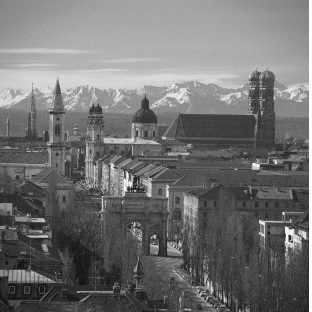
#> input picture Exercises/munich.jpg, 312 x 312 px
$ jupyter execute --allow-errors Exercise_03.ipynb
#> lines starting #> are read from the running program, lines starting #| are printed output that depends on the picture
WS 25/26
# WP5: Neural Computation

Thomas Wachtler
*CNS, Faculty of Biology, LMU Munich*

## Exercise 3

---

---
## 1. The Gabor Filter Model ##

A model for the Simple Cell receptive field is the two-dimensional Gabor Filter,
which is constructed as the product of a sinewave grating with a two-dimensional Gaussian,

$$G(x,y) = \frac{1}{2 \pi \sigma_x \sigma_y} e^{-\frac{x^2}{2 \sigma_x^2}-\frac{y^2}{2 \sigma_y^2}} \cos(kx - \varphi)$$

where $k = \frac{2 \pi}{\lambda}$ is the spatial frequency, $\lambda$ the wavelength (period) of the cosine.

**a)**
The equation above describes a filter with orientation preference perpendicular to the x axis (i.e., vertical).
How would you change the equation to get a preferred orientation of 45 degrees?

**Answer:**
To get an equation of $45$ degrees, we rotate the axis, thus we get
$$
x \to \frac{x-y}{\sqrt{ 2 }}
$$ Thus, we have
$$
G(x,y) = \frac{1}{2 \pi \sigma_x \sigma_y} e^{-\frac{x^2}{2 \sigma_x^2}-\frac{y^2}{2 \sigma_y^2}} \cos(k \frac{x-y}{\sqrt{ 2 }}  - \varphi)
$$

### 1.1. One-dimensional Gabor ###

**b)**
We consider the one-dimensional case, i.e., let $y=0$, $\sigma_y=1$ in the above equation.

Plot $G(x)$ for different values of $\sigma_x$, $\lambda$, and $\varphi$ to understand the contribution
of these parameters to the filter structure.

[cell 1]
import numpy as np
import matplotlib.pyplot as plt

[cell 2]
def G(x, sigma_x, lambda_, phi):
    """ Gabor function

    Parameters
    ----------
    x : array_like
        Input values.
    sigma_x : float
        Standard deviation of the Gaussian envelope.
    lambda_ : float
        Wavelength of the sinusoidal factor.
    phi : float
        Phase offset of the sinusoidal factor.

    Returns
    -------
    gabor : array_like
        Values of the Gabor function at input x.
    """
    gaussian_envelope = np.exp(-x**2 / (2 * sigma_x**2))
    sinusoidal_factor = np.cos(2 * np.pi * x / lambda_ + phi)
    gabor = gaussian_envelope * sinusoidal_factor
    return gabor

# Plot for different sigma_x, lambda_, and phi as 3x3 subplots
sigma_x_values = [0.5, 1.0, 2.0]
lambda_values = [1.0, 2.0, 4.0]
phi_values = [0, np.pi/4, np.pi/2]
x = np.linspace(-10, 10, 400)
fig, axes = plt.subplots(3, 3, figsize=(12, 10))
for i, sigma_x in enumerate(sigma_x_values):
    for j, lambda_ in enumerate(lambda_values):
        phi = phi_values[j]
        gabor_values = G(x, sigma_x, lambda_, phi)
        axes[i, j].plot(x, gabor_values)
        axes[i, j].set_title(f'$\\sigma_x={sigma_x}, \\lambda={lambda_}, \\phi={phi/np.pi:.2f} \\pi$')
        axes[i, j].grid()
plt.tight_layout()
plt.show()
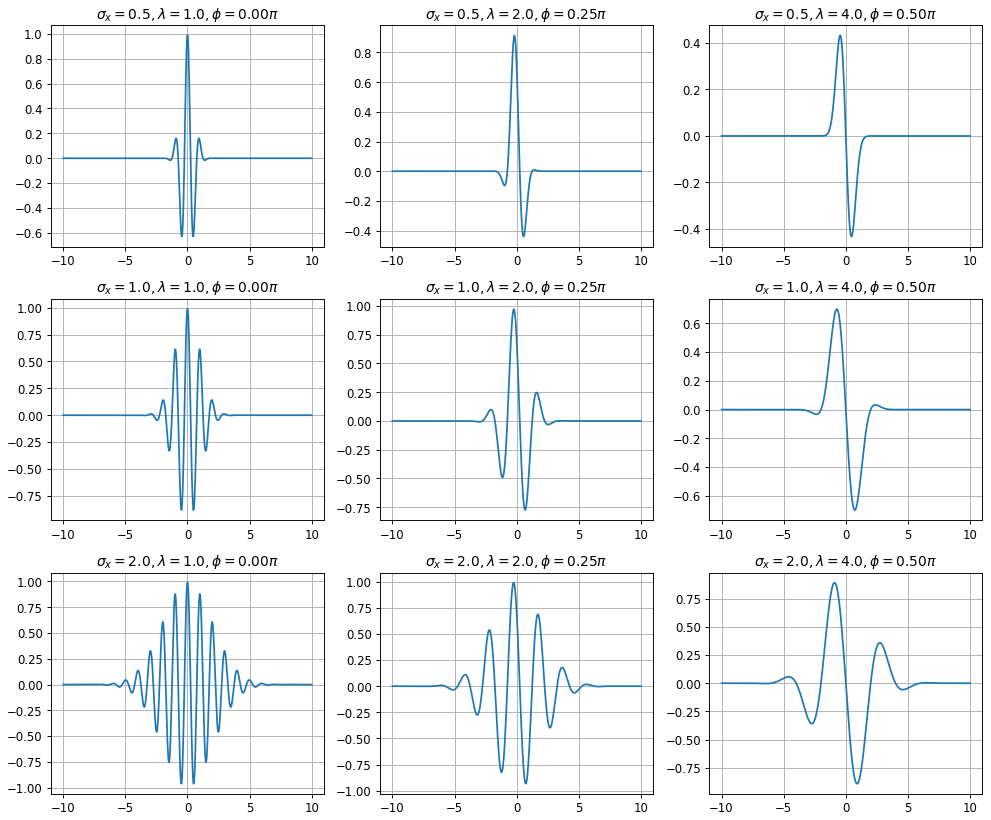
#> figure drawn by matplotlib, 9 panels; panel 1: curve peaks at x = 0.0251, y = 0.986; panel 2: curve peaks at x = -0.175, y = 0.915; panel 3: curve peaks at x = -0.476, y = 0.432; panel 4: curve peaks at x = 0.0251, y = 0.987

**c)**
Find a parameter combination for which you get an even-symmetrical Gabor that
has a positive central peak, two negative side peaks, and negligible further peaks.

[cell 3]
plt.figure(figsize=(6, 3))
plt.plot(x, G(x, 1.0, 3.0, 0), label='phi=0')
plt.show()
#> figure, not shown here; curve peaks at x = 0.0251, y = 0.998

Modify to get an odd-symmetrical filter with otherwise equal parameters

[cell 4]
plt.figure(figsize=(6, 3))
plt.plot(x, G(x, 1.0, 3.0, np.pi/2), label='phi=0')
plt.show()
#> figure, not shown here; curve peaks at x = -0.627, y = 0.794

### 1.2. Two-dimensional Gabor ###

Now we consider the two-dimensional case, but to keep things simple we let $\sigma_x = \sigma_y = \sigma$.

**d)**
Plot the DoG filter that you used to filter the "munich.jpg" image in exercise 4.

Define four even-symmetrical Gabor filters with the properties described in **c)** and
spatial frequency such that the on-off structure approximately matches in size that of the DoG filter
and with four orientations (0, 45, 90, 135 degrees).

[cell 5]
def G_2d(sigma_x, sigma_y, lambda_, phi, theta, size=100):
    """ 2D Gabor function

    Parameters
    ----------
    sigma_x : float
        Standard deviation of the Gaussian envelope in x direction.
    sigma_y : float
        Standard deviation of the Gaussian envelope in y direction.
    lambda_ : float
        Wavelength of the sinusoidal factor.
    phi : float
        Phase offset of the sinusoidal factor.
    theta : float
        Orientation of the Gabor function in radians.
    size : int
        Size of the output 2D array.

    Returns
    -------
    gabor_2d : array_like
        2D array representing the Gabor function.
    """
    x = np.linspace(-size // 2, size // 2, size)
    y = np.linspace(-size // 2, size // 2, size)
    X, Y = np.meshgrid(x, y)

    # Rotate coordinates
    X_theta = X * np.cos(theta) + Y * np.sin(theta)
    Y_theta = -X * np.sin(theta) + Y * np.cos(theta)

    gaussian_envelope = np.exp(-0.5 * ((X_theta**2 / sigma_x**2) + (Y_theta**2 / sigma_y**2)))
    sinusoidal_factor = np.cos(2 * np.pi * X_theta / lambda_ + phi)
    gabor_2d = gaussian_envelope * sinusoidal_factor
    return gabor_2d

# make 4 subplots for 4 theta values
theta_values = [0, np.pi/4, np.pi/2, 3*np.pi/4]
fig, axes = plt.subplots(2, 2, figsize=(10, 10))
axes = axes.ravel()
for i, theta in enumerate(theta_values):
    gabor_2d = G_2d(5.0, 5.0, 10.0, 0, theta, size=100)
    axes[i].imshow(gabor_2d, cmap='gray')
    axes[i].set_title(f'theta={theta*180/np.pi:.0f}°')
    axes[i].axis('off')
plt.tight_layout()
plt.show()
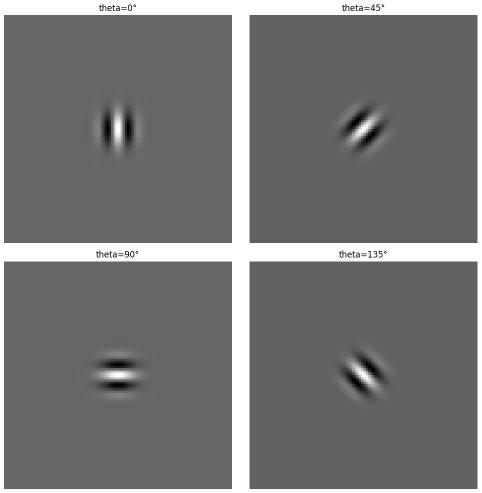
#> figure drawn by matplotlib, 4 panels

**e)**
Convolve the "munich.jpg" image with each of the filters.
Plot the results side by side. Describe.

[cell 6]
# Convolve 'munich.jpg' with each theta of the 2D Gabor function and display results
from scipy.ndimage import convolve
from skimage import io, color

image = io.imread('munich.jpg')
#> image is the input picture: shape (312, 312, 3); min 15, max 255, mean 113.2
gray_image = color.rgb2gray(image)
fig, axes = plt.subplots(2, 2, figsize=(12, 12))
axes = axes.ravel()
for i, theta in enumerate(theta_values):
    gabor_2d = G_2d(5.0, 5.0, 10.0, 0, theta, size=31)
    convolved_image = convolve(gray_image, gabor_2d)
    axes[i].imshow(convolved_image, cmap='gray')
    axes[i].set_title(f'Convolved with theta={theta*180/np.pi:.0f}°')
    axes[i].axis('off')
#> this loop made 4 passes
#> pass 1, `convolved_image = convolve(gray_image, gabor_2d)`:
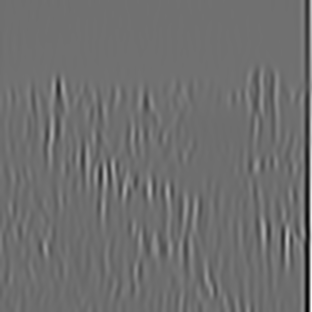
#> convolved_image: shape (312, 312) float64; min -18.74, max 25.23, mean 0.5; drawn with min black and max white
#> pass 2, `convolved_image = convolve(gray_image, gabor_2d)`:
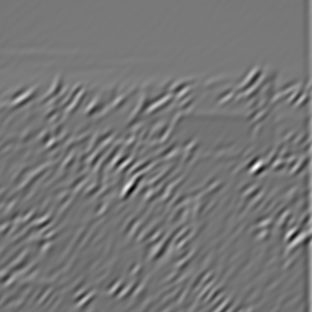
#> convolved_image: shape (312, 312) float64; min -7.45, max 9.62, mean 0.463; drawn with min black and max white
#> pass 3, `convolved_image = convolve(gray_image, gabor_2d)`:
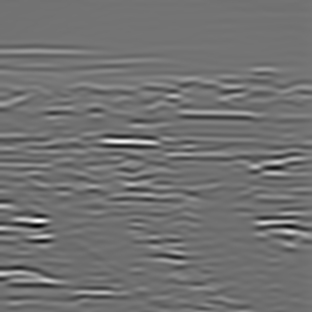
#> convolved_image: shape (312, 312) float64; min -10.92, max 14.67, mean 0.488; drawn with min black and max white
plt.tight_layout()
plt.show()
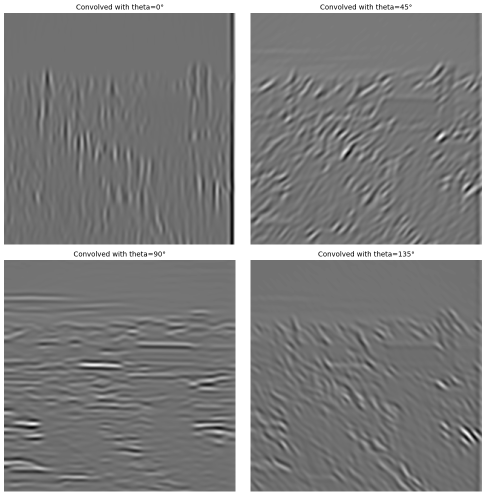
#> figure drawn by matplotlib, 4 panels

### 1.3. Complex Cells ###

**f)** Set up a one-dimensional model complex cell as quadrature pair of one-dimensional Gabor filters with spatial frequency 0.1 and width (standard deviation of the Gaussian) $\sigma = 3$.

[cell 7]
def G_x_complex_cell(x, sigma, lambda_, phi):
    return G(x, sigma, lambda_, phi)**2 + G(x, sigma, lambda_, phi + np.pi/2)**2

plt.figure(figsize=(6, 3))
plt.plot(x, G_x_complex_cell(x, 1.0, 3.0, 0), label='Complex Cell Response')
plt.show()
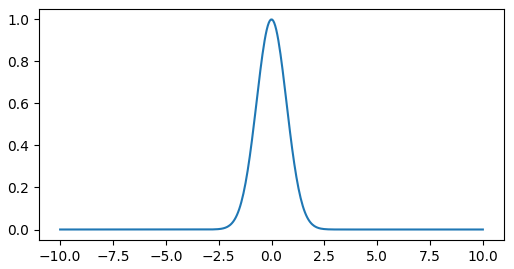
#> figure drawn by matplotlib, 1 panel; curve peaks at x = -0.0251, y = 0.999

**g)**
Generate a drifting sinewave stimulus and calculate the time course of the response of the complex cell.

[cell 8]
# --- Spatial axis ---
x = np.linspace(-20, 20, 500)
sigma = 3
lam = 3  # corresponds to spatial frequency of 0.1 cycles/unit

# --- Input stimulus: sine grating ---
stimulus = np.cos(2 * np.pi * x / lam)

# --- Compute responses ---
simple_response = np.convolve(stimulus, G(x, sigma, lam, 0), mode='same')
complex_response = np.convolve(stimulus, G_x_complex_cell(x, sigma, lam, 0), mode='same')
# normalize
simple_response /= np.max(np.abs(simple_response))
complex_response /= np.max(np.abs(complex_response))
# --- Plot ---
plt.figure(figsize=(10,5))
plt.plot(x, stimulus, 'k--', label='Stimulus (Spatial Grating)', alpha=0.6)
plt.plot(x, simple_response, label='Simple Cell Response')
plt.plot(x, complex_response, label='Complex Cell Response')
plt.xlabel('Spatial Position (x)')
plt.ylabel('Response Amplitude')
plt.legend()
plt.title('Simple vs Complex Cell (Spatial Domain)')
plt.show()
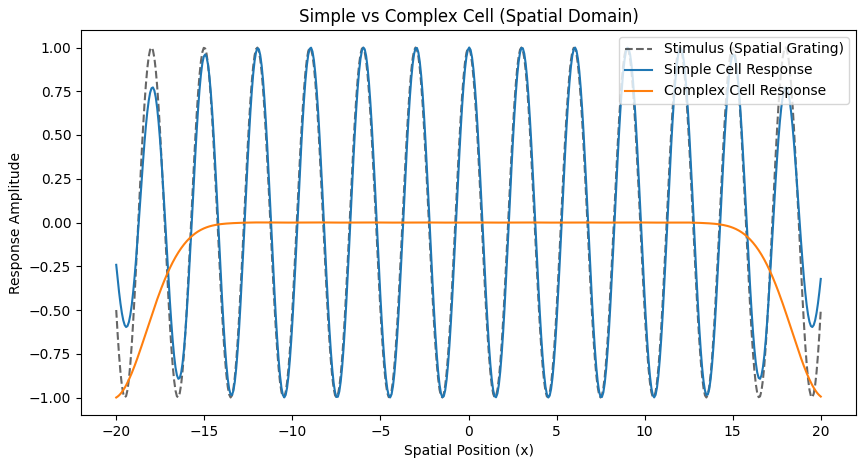
#> figure drawn by matplotlib, 1 panel; curve peaks at x = -18, y = 1; curve peaks at x = 0.0401, y = 1; curve peaks at x = 0.0401, y = 0.000599

**h)**
Use different spatial frequencies for the stimulus and determine the contrast transfer function of the complex cell.

[cell 9]
# --- Parameters ---
x = np.linspace(-50, 50, 2000)  # spatial axis
sigma = 3
spatial_freqs = np.logspace(np.log10(0.01), np.log10(0.3), 40)  # log-spaced frequencies

responses_simple = []
responses_complex = []

# --- Compute responses for each spatial frequency ---
for f in spatial_freqs:
    lam = 1.0 / f  # wavelength
    stimulus = np.cos(2 * np.pi * f * x)  # sinusoidal grating stimulus

    # Simple cell filter and response
    filt_simple = G(x, sigma, lam, 0)
    response_simple = np.convolve(stimulus, filt_simple, mode='same')
    responses_simple.append(np.mean(np.abs(response_simple)))  # mean magnitude

    # Complex cell filter and response
    filt_complex = G_x_complex_cell(x, sigma, lam, 0)
    response_complex = np.convolve(stimulus, filt_complex, mode='same')
    responses_complex.append(np.mean(np.abs(response_complex)))

# --- Normalize ---
responses_simple = np.array(responses_simple)
responses_complex = np.array(responses_complex)
ctf_simple = responses_simple / responses_simple.max()
ctf_complex = responses_complex / responses_complex.max()

# --- Plot CTFs ---
plt.figure(figsize=(8, 5))
plt.plot(spatial_freqs, ctf_simple, '-o', label='Simple Cell', color='steelblue', lw=2)
plt.plot(spatial_freqs, ctf_complex, '-o', label='Complex Cell', color='darkorange', lw=2)
plt.xscale('log')  # log x-axis
plt.xlabel('Spatial Frequency (cycles/unit)')
plt.ylabel('Normalized Response (a.u.)')
plt.title('Contrast Transfer Function: Simple vs Complex Cell')
plt.legend()
plt.grid(True, which='both', ls='--', alpha=0.7)
plt.show()
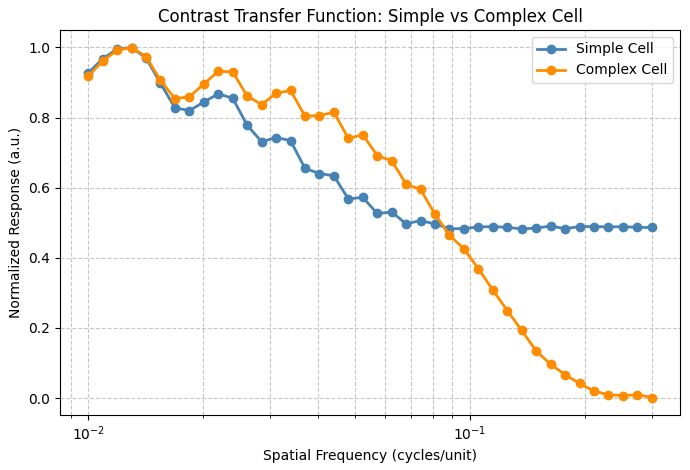
#> figure drawn by matplotlib, 1 panel; curve peaks at x = 0.013, y = 1; curve peaks at x = 0.013, y = 1

**i)**
Change the width of the Gaussian to 2 and compare the resulting contrast transfer function to the previous one.

[cell 10]
# --- Parameters ---
x = np.linspace(-50, 50, 2000)  # spatial axis
sigma = 1
spatial_freqs = np.logspace(np.log10(0.01), np.log10(0.3), 40)  # log-spaced frequencies

responses_simple = []
responses_complex = []

# --- Compute responses for each spatial frequency ---
for f in spatial_freqs:
    lam = 1.0 / f  # wavelength
    stimulus = np.cos(2 * np.pi * f * x)  # sinusoidal grating stimulus

    # Simple cell filter and response
    filt_simple = G(x, sigma, lam, 0)
    response_simple = np.convolve(stimulus, filt_simple, mode='same')
    responses_simple.append(np.mean(np.abs(response_simple)))  # mean magnitude

    # Complex cell filter and response
    filt_complex = G_x_complex_cell(x, sigma, lam, 0)
    response_complex = np.convolve(stimulus, filt_complex, mode='same')
    responses_complex.append(np.mean(np.abs(response_complex)))

# --- Normalize ---
responses_simple = np.array(responses_simple)
responses_complex = np.array(responses_complex)
ctf_simple = responses_simple / responses_simple.max()
ctf_complex = responses_complex / responses_complex.max()

# --- Plot CTFs ---
plt.figure(figsize=(8, 5))
plt.plot(spatial_freqs, ctf_simple, '-o', label='Simple Cell', color='steelblue', lw=2)
plt.plot(spatial_freqs, ctf_complex, '-o', label='Complex Cell', color='darkorange', lw=2)
plt.xscale('log')  # log x-axis
plt.xlabel('Spatial Frequency (cycles/unit)')
plt.ylabel('Normalized Response (a.u.)')
plt.title('Contrast Transfer Function: Simple vs Complex Cell')
plt.legend()
plt.grid(True, which='both', ls='--', alpha=0.7)
plt.show()
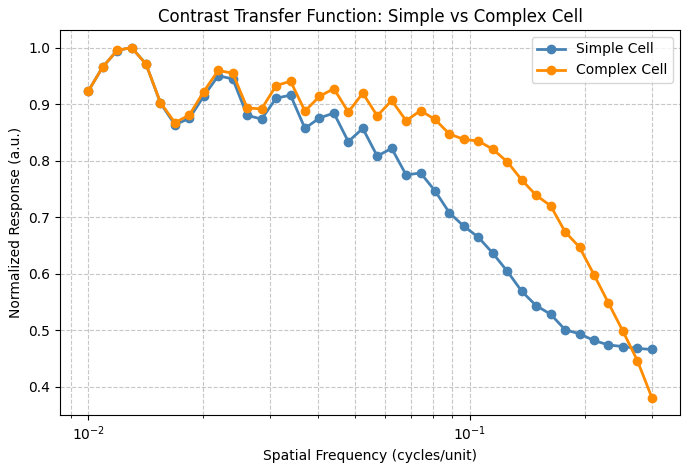
#> figure drawn by matplotlib, 1 panel; curve peaks at x = 0.013, y = 1; curve peaks at x = 0.013, y = 1
